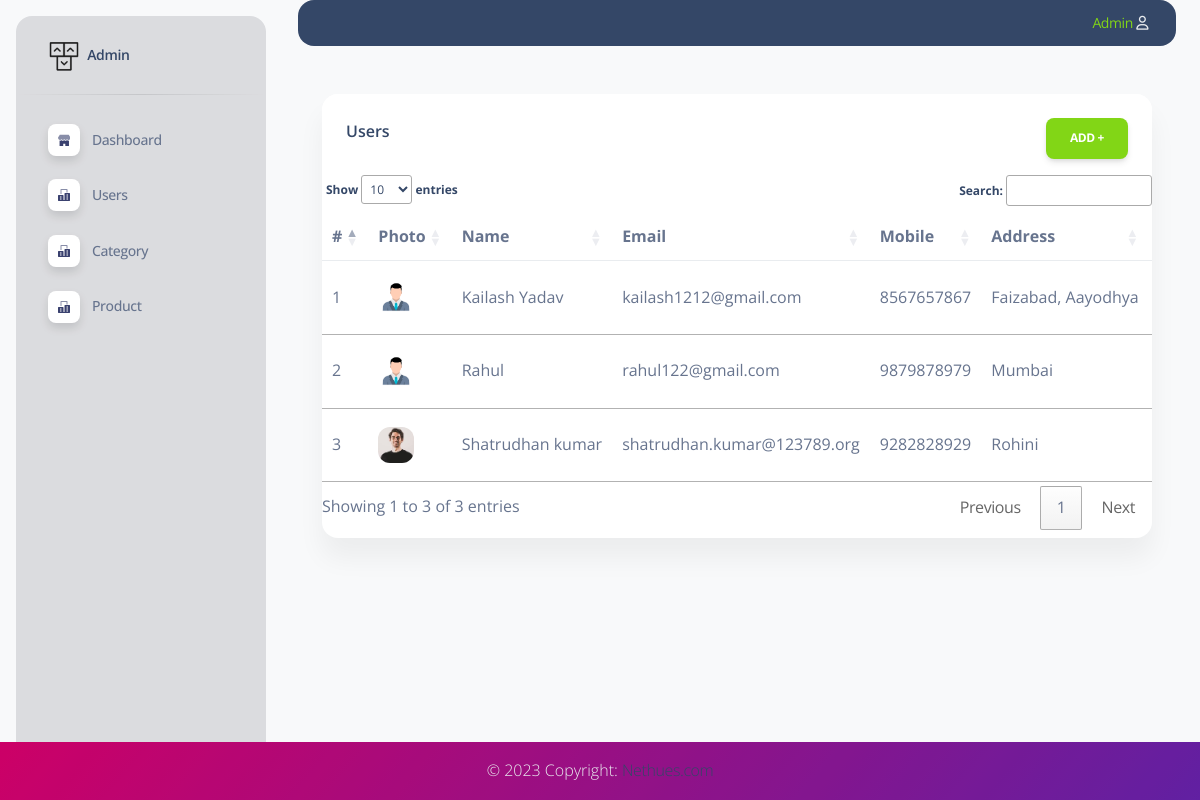
Screenshot of /admin/users.php (signed in) with the database file from the repository.
### tables this page shows
CREATE TABLE `users` (
  `id` int(11) NOT NULL,
  `name` varchar(50) NOT NULL,
  `email` varchar(50) NOT NULL,
  `mobile` varchar(15) NOT NULL,
  `password` varchar(50) NOT NULL,
  `password_view` varchar(50) NOT NULL,
  `address` varchar(500) DEFAULT NULL,
  `state` varchar(50) DEFAULT NULL,
  `country` varchar(100) DEFAULT NULL,
  `image` varchar(255) DEFAULT NULL,
  `created` datetime NOT NULL DEFAULT current_timestamp()
);

### admin/Class/Admin.php (called while the page is built, shortened)
<?php
class Admin
{
    function __construct()
    {
        $con = mysqli_connect(DB_SERVER, DB_USER, DB_PASS, DB_NAME);
        $this->db = $con;
    }
    public function getUsers($userId = ''){
        if($userId != ""){
            $query = $this->db->query("SELECT users.*, s.state_name FROM `users` LEFT JOIN states as s ON s.id = users.state WHERE users.id = '".$userId."'");
        }
        else{
            $query = $this->db->query("SELECT users.*, s.state_name FROM `users` LEFT JOIN states as s ON s.id = users.state ORDER BY users.id DESC");
        }
        if($query->num_rows > 0){
            return $query->fetch_all(MYSQLI_ASSOC);
        }
    }
}
?>

### admin/users.php (the view, shortened to what this page needs)
<!DOCTYPE html>
<html lang="en">
<head>
  <?php require('header.php'); ?>
  <link rel="stylesheet" href="//cdn.datatables.net/1.13.2/css/jquery.dataTables.min.css">
</head>
<body class="g-sidenav-show  bg-gray-100">
  <?php require('left_menu.php'); ?>
  <main class="main-content position-relative max-height-vh-100 h-100 border-radius-lg ">
    <?php require('top_navbar.php'); ?>
    <div class="container-fluid py-4">
    <div class="container-fluid py-4">
      <div class="row">
        <div class="col-12">
          <div class="card mb-4">
            <div class="card-header pb-0">
              <h6>Users<button type="button" class="btn btn-success" style="float:right;" onclick = "addButtonEffect()"> Add + </button></h6>
            </div>
            <div class="card-body px-0 pt-0 pb-2">
              <div class="table-responsive p-0">
                <table class="table align-items-center mb-0" id="usersTable">
                  <thead>
                    <tr>
                      <th>#</th>
                      <th>Photo</th>
                      <th>Name</th>
                      <th>Email</th>
                      <th>Mobile</th>
                      <th>Address</th>
                      <th>State</th>
                    </tr>
                  </thead>
                  <tbody>
                    <?php
                    $serialNo = 1;
                    foreach($users as $user){
                      $imagesUrl = ($user['image'] != '') ? $user['image'] : 'assets/img/user_image.png';
                    ?>
                    <tr id="<?php echo $user['id'] ?>">
                        <td><?php echo $serialNo++; ?></td>
                        <td><img src="<?php echo $imagesUrl; ?>" class="avatar avatar-sm me-3" alt="user1"></td>
                        <td><?php echo $user['name'] ?></td>
                        <td><?php echo $user['email'] ?></td>
                        <td><?php echo $user['mobile'] ?></td>
                        <td><?php echo $user['address'] ?></td>
                        <td><?php echo $user['state'] ?></td>
                    </tr>
                    <?php } ?>
                  </tbody>
                </table>
              </div>
            </div>
          </div>
        </div>
      </div>
      <?php require('footer.php'); ?>
</body>
</html>

### admin/header.php (shortened to what this page needs)
<?php
require('Class/Admin.php');
$userObject = new Admin();
$users = $userObject->getUsers('');
?>
<link href="assets/css/nucleo-icons.css" rel="stylesheet" />
<link href="assets/css/nucleo-svg.css" rel="stylesheet" />
<link href="assets/css/nucleo-svg.css" rel="stylesheet" />
<link id="pagestyle" href="assets/css/soft-ui-dashboard.css?v=1.0.7" rel="stylesheet" />
<link rel="stylesheet" type="text/css" href="https://cdnjs.cloudflare.com/ajax/libs/sweetalert/1.1.3/sweetalert.min.css">

### admin/left_menu.php (shortened to what this page needs)
<aside class="sidenav navbar navbar-vertical navbar-expand-xs border-0 border-radius-xl my-3 fixed-start ms-3 card" id="sidenav-main" style="background: #1417271f;">
    <div class="sidenav-header">
      <a class="navbar-brand m-0" href="dashboard.php" target="_blank">
        <img src="assets/img/logo-ct-dark.png" class="navbar-brand-img h-100" alt="main_logo">
        <span class="ms-1 font-weight-bold">Admin</span>
      </a>
    </div>
    <hr class="horizontal dark mt-0">
    <div class="collapse navbar-collapse  w-auto " id="sidenav-collapse-main">
      <ul class="navbar-nav">
        <li class="nav-item">
          <a class="nav-link" href="dashboard.php">
            <div class="icon icon-shape icon-sm shadow border-radius-md bg-white text-center me-2 d-flex align-items-center justify-content-center">
            </div>
            <span class="nav-link-text ms-1">Dashboard</span>
          </a>
        </li>
        <li class="nav-item">
          <a class="nav-link" href="users.php">
            <div class="icon icon-shape icon-sm shadow border-radius-md bg-white text-center me-2 d-flex align-items-center justify-content-center">
            </div>
            <span class="nav-link-text ms-1">Users</span>
          </a>
        </li>
        <li class="nav-item">
          <a class="nav-link" href="category.php">
            <div class="icon icon-shape icon-sm shadow border-radius-md bg-white text-center me-2 d-flex align-items-center justify-content-center">
            </div>
            <span class="nav-link-text ms-1">Category</span>
          </a>
        </li>
        <li class="nav-item">
          <a class="nav-link" href="product.php">
            <div class="icon icon-shape icon-sm shadow border-radius-md bg-white text-center me-2 d-flex align-items-center justify-content-center">
            </div>
            <span class="nav-link-text ms-1">Product</span>
          </a>
        </li>
      </ul>
    </div>
  </aside>

### admin/top_navbar.php (shortened to what this page needs)
<nav class="navbar navbar-main navbar-expand-lg px-0 mx-4 shadow-none border-radius-xl bg-dark" id="navbarBlur" navbar-scroll="true">
      <div class="container-fluid py-1 px-3">
        <div class="collapse navbar-collapse mt-sm-0 mt-2 me-md-0 me-sm-4" id="navbar">
          <ul class="navbar-nav  justify-content-end">
            <li class="nav-item dropdown pe-2 d-flex align-items-center">
              <a href="javascript:;" class="nav-link text-body p-0" id="dropdownMenuButton" data-bs-toggle="dropdown" aria-expanded="false">
              <span class="d-sm-inline d-none text-success"> Admin </span>
              <i class="fa fa-user me-sm-1 text-light"></i>
              </a>
            </li>
          </ul>
        </div>
      </div>
    </nav>

### admin/footer.php (shortened to what this page needs)
<footer class="bg-gradient-primary text-center text-lg-start fixed-bottom text-light">
<div class="text-center p-3" style="background-color: rgba(0, 0, 0, 0.2);">
    © 2023 Copyright:
    <a class="text-dark" href="#">Nethues.com</a>
  </div>
</footer>
  </main>

### admin/assets/css/nucleo-svg.css (style rules this page uses)
.icon { display: inline-block; color: #111111; height: 1em; width: 1em; }
.icon-sm { height: 0.8em; width: 0.8em; }
.icon { fill: currentColor; stroke: none; }

### rows the page displays
users: name "Kailash Yadav", email "kailash1212@gmail.com", mobile "8567657867", address "Faizabad, Aayodhya"
users: name "Rahul", email "rahul122@gmail.com", mobile "9879878979", address "Mumbai"
users: image (picture), name "Shatrudhan kumar", email "shatrudhan.kumar@123789.org", mobile "9282828929", address "Rohini"
